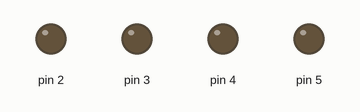
Simulated run of this sketch. Board: Arduino Uno, built with avr-gcc and run on an emulated ATmega328P. On the bench: output pins drawn as LEDs (lit = HIGH).

Above: at 0.1 s.
At 5.1 s:
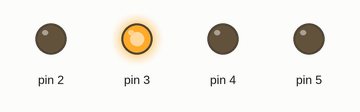
At 7.6 s:
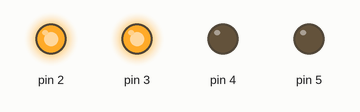
At 17.6 s:
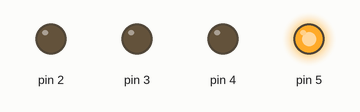
At 27.6 s:
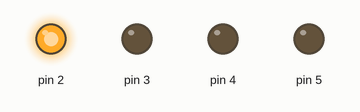
At 37.6 s:
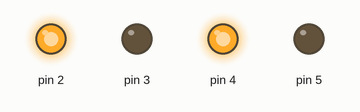
Timing chart, 0 to 39.1 s (numbered marks = the images above):
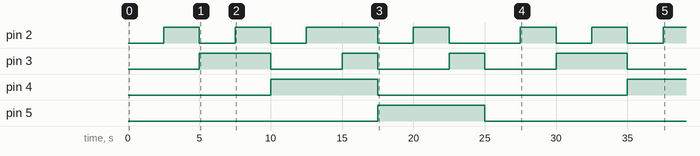

The sketch:

inc_dec_7447.ino
```cpp
#include <Arduino.h>
//Declaring all variables as integers
int Z=0,Y=0,X=0,W=1;
int D,C,B,A;

//Code released under GNU GPL.  Free to use for anything.
void disp_7447(int D, int C, int B, int A)
{
  digitalWrite(2, A); //LSB
  digitalWrite(3, B);
  digitalWrite(4, C);
  digitalWrite(5, D); //MSB

}
// the setup function runs once when you press reset or power the board
void setup() {
    pinMode(2, OUTPUT);
    pinMode(3, OUTPUT);
    pinMode(4, OUTPUT);
    pinMode(5, OUTPUT);
}

// the loop function runs over and over again forever
void loop() {
  A=(!W&&!Z)||(!W&&!Y&&!Z);
  B=(W&&!X&&!Y&&!Z) || (!W&&X&&!Y&&!Z) || (W&&!X&&Y&&!Z) || (!W&&X&&Y&&!Z);
  C=(W&&X&&!Y&&!Z) || (!W&&!X&&Y&&!Z) || (W&&!X&&Y&&!Z) || (!W&&X&&Y&&!Z);
  D = (W&&X&&Y&&!Z)||(!W&&!X&&!Y&&Z);

disp_7447(0,0,0,0);
delay(2500);
disp_7447(0,0,0,1);
delay(2500);
disp_7447(0,0,1,0);
delay(2500);
disp_7447(0,0,1,1);
delay(2500);
disp_7447(0,1,0,0);
delay(2500);
disp_7447(0,1,0,1);
delay(2500);
disp_7447(0,1,1,1);
delay(2500);
disp_7447(1,0,0,0);
delay(2500);
disp_7447(1,0,0,1);
delay(2500);
disp_7447(1,0,1,0);
delay(2500);
}
```

7447_2.3.c
```cpp
void disp_7447(int D, int C, int B, int A)
{
  digitalWrite(2, A); //LSB
  digitalWrite(3, B);
  digitalWrite(4, C);
  digitalWrite(5, D); //MSB

}
// the setup function runs once when you press reset or power the board
void setup() {
    pinMode(2, OUTPUT);
    pinMode(3, OUTPUT);
    pinMode(4, OUTPUT);
    pinMode(5, OUTPUT);
}

// the loop function runs over and over again forever
void loop() {
disp_7447(0,0,0,0);
delay(2500);       //0
disp_7447(0,0,0,1);
delay(2500);       //1
disp_7447(0,0,1,0);
delay(2500);       //2
disp_7447(0,0,1,1);
delay(2500);       //3
disp_7447(0,1,0,0);
delay(2500);       //4
disp_7447(0,1,0,1);
delay(2500);       //5
disp_7447(0,1,1,1);
delay(2500);       //6
disp_7447(1,0,0,0);
delay(2500);       //7
disp_7447(1,0,0,1);
delay(2500);       //8
disp_7447(1,0,1,0);
delay(2500);       //9
}
```

gvv.ard.ino.c
```cpp
void disp_7447(int D, int C, int B, int A)
{
  digitalWrite(2, A); //LSB
  digitalWrite(3, B);
  digitalWrite(4, C);
  digitalWrite(5, D); //MSB

}
// the setup function runs once when you press reset or power the board
void setup() {
    pinMode(2, OUTPUT);
    pinMode(3, OUTPUT);
    pinMode(4, OUTPUT);
    pinMode(5, OUTPUT);
}

// the loop function runs over and over again forever
void loop() {
disp_7447(0,1,0,1);
}
```

Measured:
- by itself, pin 2: LOW → HIGH at 2.5 s, → LOW 2.5 s later, → HIGH 2.5 s later, → LOW 2.5 s later, … (13 changes in this stretch)
- by itself, pin 3: repeats every 7.5 s: LOW 5.0 s, HIGH 2.5 s
- by itself, pin 4: LOW → HIGH at 10.0 s, → LOW 7.5 s later, → HIGH 17.5 s later
- by itself, pin 5: LOW → HIGH at 17.5 s, → LOW 7.5 s later
